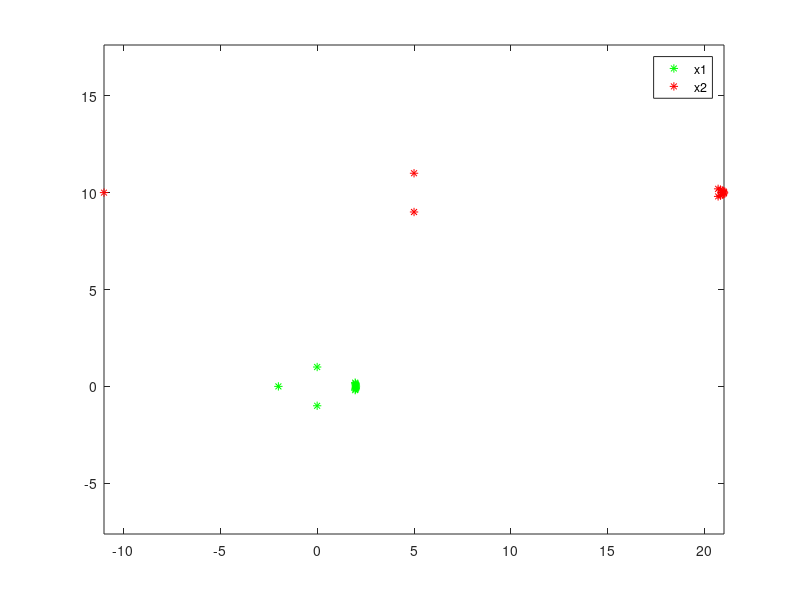

Reproduce this figure in MATLAB. (Note: this script raises an error after producing the figure.)
addpath(genpath('/usr/share/matlab2tikz-master'))

%% Generates a set of points on an ellipse
n=10;
theta1=0;

L=[[8,0];[0,1]];

sigma=0.0;
s1=2;
s2=1;
c1=0;
c2=0;
rng(1);

x1=[];
x2=[];
t=linspace(-pi/16,pi/16,n);
t=[t,pi/2,pi,3*pi/2];
n=length(t);

for i=1:n
    x1(1,:)=cos(theta1)*s1*cos(t)+sin(theta1)*s2*sin(t) +randn(1,n)*sigma+c1;
    x1(2,:)=-sin(theta1)*s1*cos(t)+cos(theta1)*s2*sin(t) +randn(1,n)*sigma+c2;
    
    x2=L*x1+[5;10];
end

figure(1);plot(x1(1,:),x1(2,:),'g*');
hold on;
plot(x2(1,:),x2(2,:),'r*');axis equal;
legend('x1','x2')
hold off;


%% Generates a fitting ellipse
s=2*max(s1*d1,s2*d2);
[X1,Y1]=meshgrid(linspace(-s+c1,s+c1,100),linspace(-s+c2,s+c2,100));
X2=X1;
Y2=Y1;
%X2=cos(theta2)*d1*X1+sin(theta2)*d2*Y1;
%Y2=-sin(theta2)*d1*X1+cos(theta2)*d2*Y1;

nit=1000;
for nn=nit
    tic;
    [q1,CF1]=Ellipse_Fitting_DR_SVD(x1,nn);
    toc;
    tic;
    [q2,CF2]=Ellipse_Fitting_DR_SVD(x2,nn);
    toc;
    
    t=linspace(0,2*pi,1000);
    figure(2);plot(x1(1,:),x1(2,:),'k*');axis equal
    hold on;
    figure(2);plot(x2(1,:),x2(2,:),'ko');axis equal
    title(sprintf('%i/%i',nn,nit))
    Z1=q1(1)*X1.^2 + q1(2)*Y1.^2 + sqrt(2)*q1(3)*X1.*Y1 + q1(4)*X1+q1(5)*Y1+q1(6);
    Z2=q2(1)*X2.^2 + q2(2)*Y2.^2 + sqrt(2)*q2(3)*X2.*Y2 + q2(4)*X2+q2(5)*Y2+q2(6);
    contour(X1,Y1,Z1,[0 0],'linewidth',2,'Color',[0 1 0]);
    contour(X2,Y2,Z2,[0 0],'linewidth',2,'Color',[1 0 0]);
    %plot(cos(theta)*s1*cos(t)+sin(theta)*s2*sin(t)+c1,-sin(theta)*s1*cos(t)+cos(theta)*s2*sin(t)+c2,'k-');
    hold off;
    legend('Data points 1','Data points 2','ADMM1','ADMM2')
    drawnow;
end

m1=min(CF1);m2=min(CF2);l=length(CF1);figure(3);semilogy(1:10:l,CF1(1:10:l)-m1,'r',1:10:l,CF2(1:10:l)-m2,'b','linewidth',2);
xlabel('Iterations number');ylabel('Cost function');
legend('Circle','Ellipse')

% matlab2tikz('XP_Rotation1.tex')
%  
% figure(2);
% matlab2tikz('XP_Rotation2.tex') 